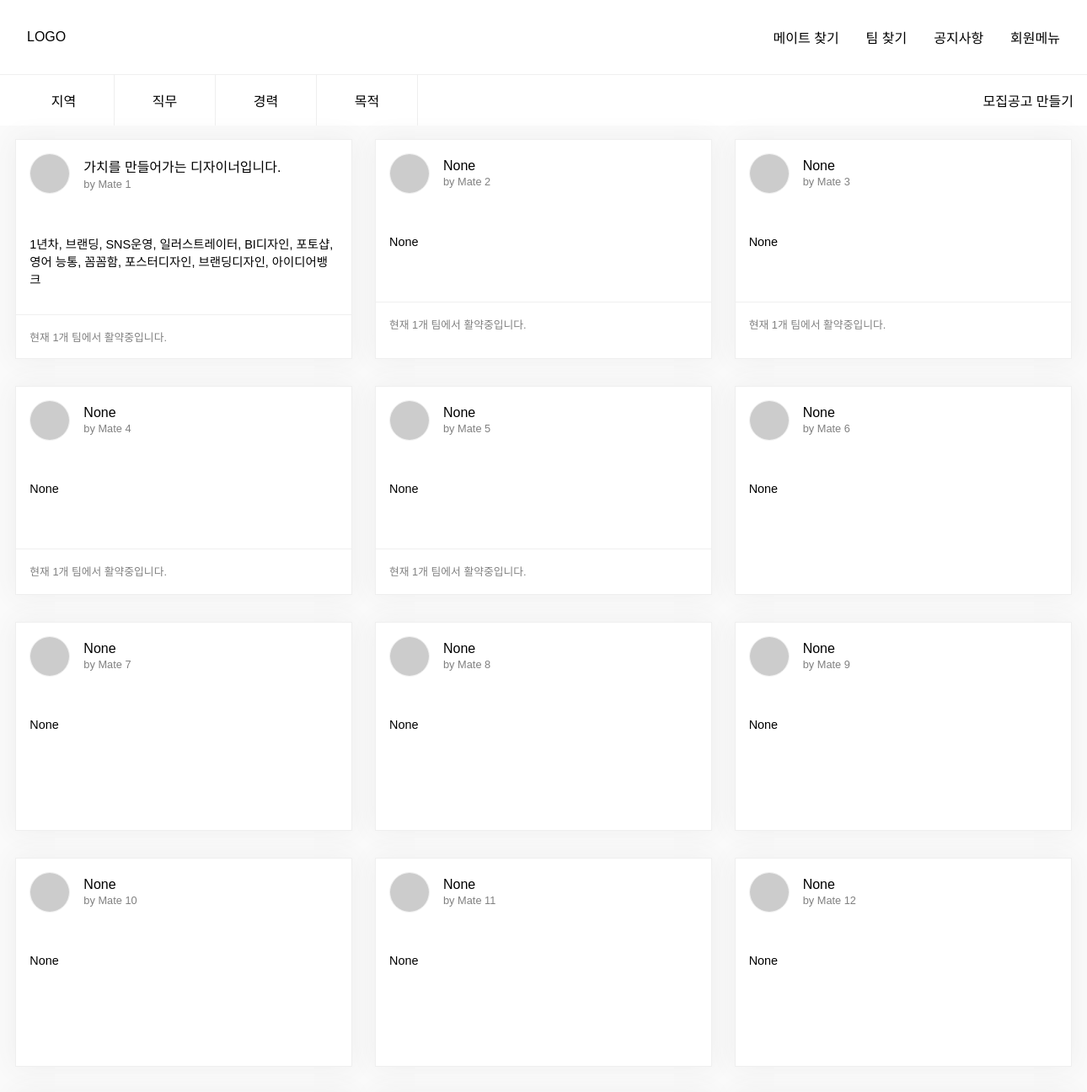
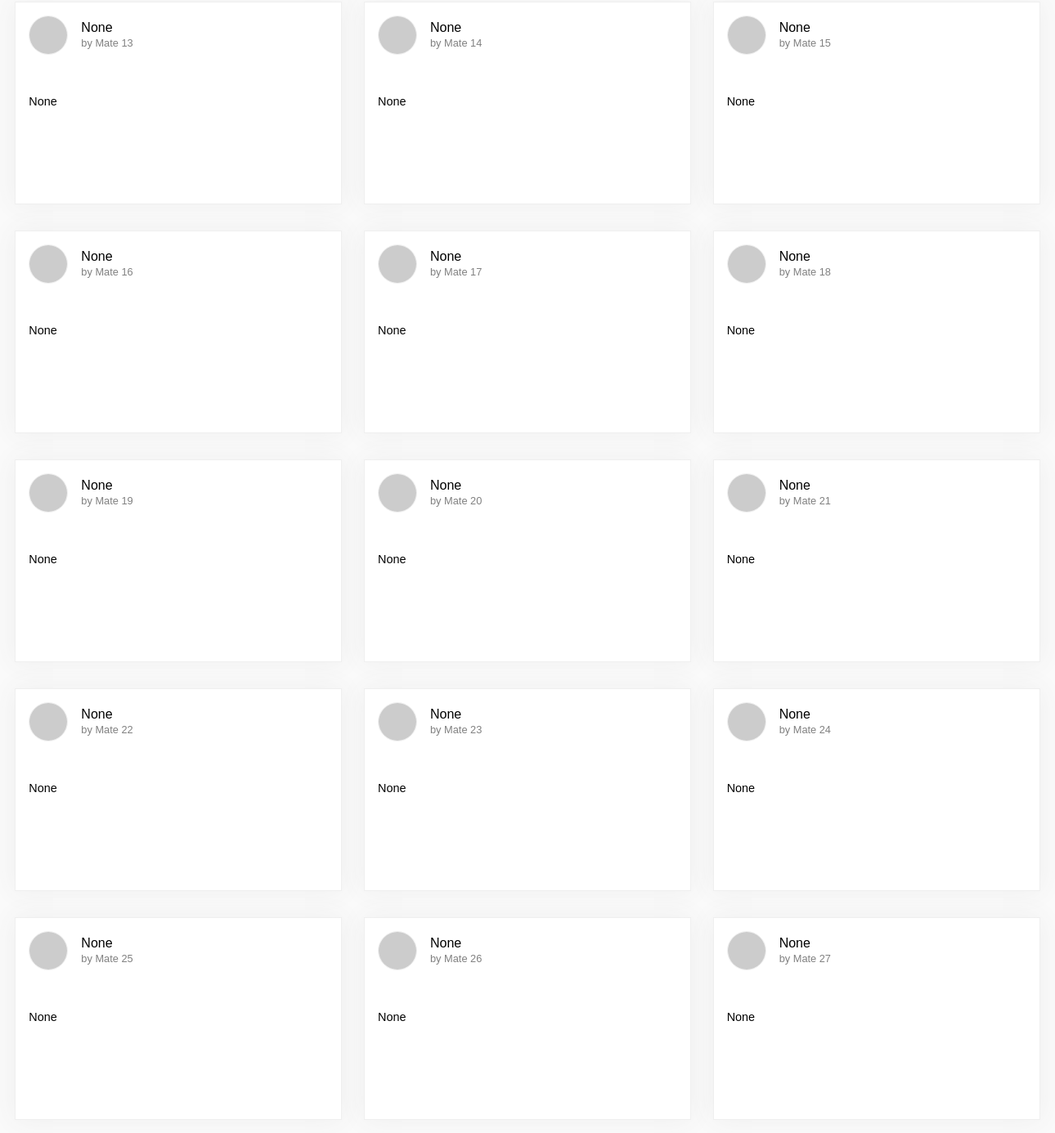
Screenshot of /members/ (signed in) with the database file from the repository (2 pictures, top to bottom).
### apps/member/models.py (models this page shows, shortened)
class Profile(BaseModel):
    user = models.OneToOneField(User, on_delete=models.CASCADE, blank=True, null=True)
    name = models.CharField(max_length=45, blank=True)
    short_desc = models.CharField(max_length=200, blank=True, null=True)
    options = models.CharField(max_length=200, blank=True, null=True)
    picture = ProcessedImageField(upload_to = mem_img_path,
                                processors=[ResizeToFit(width=150, upscale=False)],
                                format='JPEG',
                                options={'quality':90},
                                blank=True,
                                null=True,
                                )
    detail = RichTextUploadingField(config_name='default', blank=True, null=True)
    skills = TaggableManager(blank=True)

### apps/core/views.py (the view)
# urls.py: path('members/', member_list),
def member_list(request):
    members = Profile.objects.all()
    context = {
        'members':members,
    }
    return render(request, 'findmate/members.html', context)

### apps/core/templates/findmate/members.html (shortened to what this page needs)
{% extends "index.html" %}
{% block header_content %}
<div class="filter">
    <div class="filter_item_list">
        <span>지역</span>
        <span>직무</span>
        <span>경력</span>
        <span>목적</span>
    </div>
    <div class="create_post">
        <span>모집공고 만들기</span>
    </div>
</div>
{% endblock %}
{% block content %}
<div class="member_box_wrapper">
    {% for member in members %}
    <a href="https://naver.com" class="member_box">
            <div class="member_info">
                {% if member.logo %}
                <img class="member_img" src="{{user.picture.url}}">
                {% else %}
                <img class="member_img" src="https://picsum.photos/200/200">
                {% endif %}
                <div>
                    <div class="member_title">
                        <h4>{{member.short_desc}}</h4>
                        <span class="member_name">by {{member.name}}</span>
                    </div>
                </div>
            </div>
            <div class="spec_info">
                <span>
                    {{member.options}}
                </span>
            </div>
            {% if member.team_set.all %}
            <div class="current_team">
                <span>현재 {{member.team_set.all|length}}개 팀에서 활약중입니다.</span>
            </div>
            {% endif %}
    </a>
    {% endfor %}
</div>
{% endblock %}

### findmate/templates/index.html (style rules this page uses)
* { font-family: 'Noto Sans KR', sans-serif;; margin: 0; padding: 0; box-sizing: border-box; text-decoration: none; color: black; }
.filter { height: 60px; background-color: #ffffff; display: flex; justify-content: space-between; align-items: center; padding: 1rem; font-weight: 300; }
.filter_item_list { display: flex; justify-content: center; align-items: center; }
.filter_item_list > span { height: 60px; width: 120px; display: flex; border-right: 1px solid #eee; justify-content: center; align-items: center; }

### apps/core/templates/findmate/members.html (style rules this page uses)
.member_box_wrapper { display: grid; grid-template-columns: repeat(3, 1fr); width: 1280px;; margin: auto; }
.member_box { margin: 1rem auto; border: 1px solid #efefef; max-width: 400px; background-color: white; min-height: 248px; box-shadow: 0px 0px 30px #eee; }
.member_info { padding: 1rem; display: flex; align-items: center; }
.member_info h4 { font-size: 1rem; font-weight: 400; max-width: 280px; overflow: hidden; text-overflow: ellipsis; display: -webkit-box; -webkit-line-clamp: 1; -webkit-box-orient: vertical; min-width: 234px; }
.member_info span { font-size: .8rem; font-weight: 300; color: gray; }
.member_info .member_img { width: 48px; height: 48px; border: 1px solid #efefef; border-radius: 50%; margin-right: 1rem; }
.spec_info { padding: 2rem 1rem; min-width: 398px; min-height: 112px; }
.spec_info span { font-weight: 300; font-size: .9rem; }
.current_team { border-top: 1px solid #efefef; padding: 1rem; font-size: .9rem; font-weight: 300; }
.current_team span { font-size: .8rem; color: gray; }

### rows the page displays
Profile: short_desc "가치를 만들어가는 디자이너입니다.", name "Mate 1", options "1년차, 브랜딩, SNS운영, 일러스트레이터, BI디자인, 포토샵, 영어 능통, 꼼꼼함, 포스터디자인, 브랜딩디자인, 아이디어뱅크", team_set.all|length "1"
Profile: short_desc "None", name "Mate 2", options "None", team_set.all|length "1"
Profile: short_desc "None", name "Mate 3", options "None", team_set.all|length "1"
Profile: short_desc "None", name "Mate 4", options "None", team_set.all|length "1"
Profile: short_desc "None", name "Mate 5", options "None", team_set.all|length "1"
Profile: short_desc "None", name "Mate 6", options "None"
Profile: short_desc "None", name "Mate 7", options "None"
Profile: short_desc "None", name "Mate 8", options "None"
Profile: short_desc "None", name "Mate 9", options "None"
Profile: short_desc "None", name "Mate 10", options "None"
Profile: short_desc "None", name "Mate 11", options "None"
Profile: short_desc "None", name "Mate 12", options "None"
Profile: short_desc "None", name "Mate 13", options "None"
Profile: short_desc "None", name "Mate 14", options "None"
Profile: short_desc "None", name "Mate 15", options "None"
Profile: short_desc "None", name "Mate 16", options "None"
Profile: short_desc "None", name "Mate 17", options "None"
Profile: short_desc "None", name "Mate 18", options "None"
Profile: short_desc "None", name "Mate 19", options "None"
Profile: short_desc "None", name "Mate 20", options "None"
Profile: short_desc "None", name "Mate 21", options "None"
Profile: short_desc "None", name "Mate 22", options "None"
Profile: short_desc "None", name "Mate 23", options "None"
Profile: short_desc "None", name "Mate 24", options "None"
Profile: short_desc "None", name "Mate 25", options "None"
Profile: short_desc "None", name "Mate 26", options "None"
Profile: short_desc "None", name "Mate 27", options "None"
